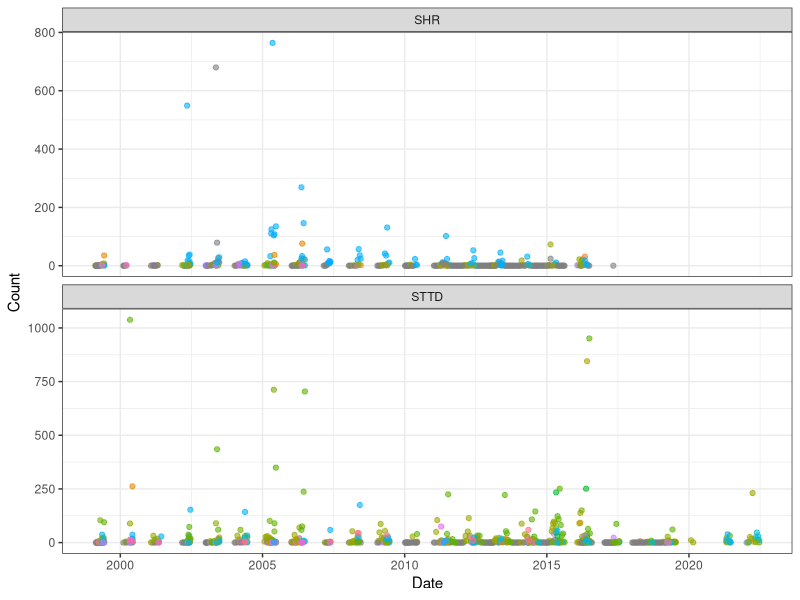
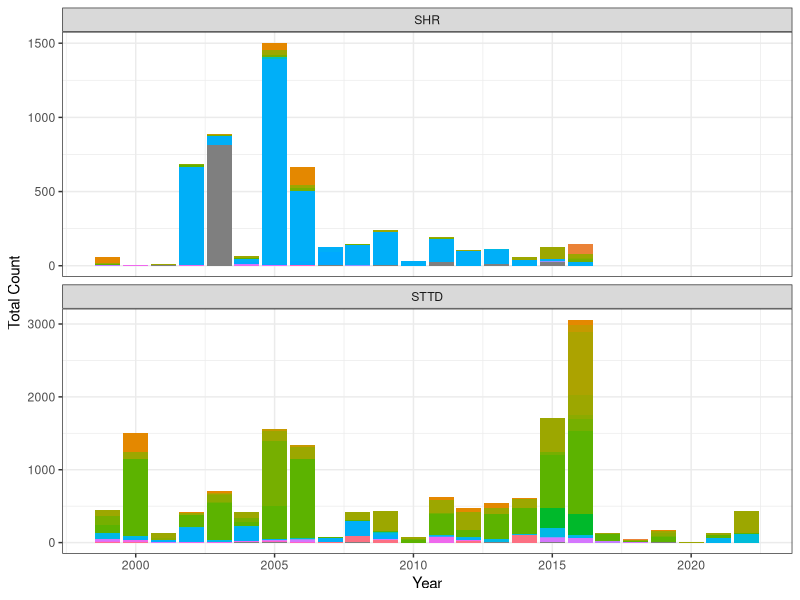
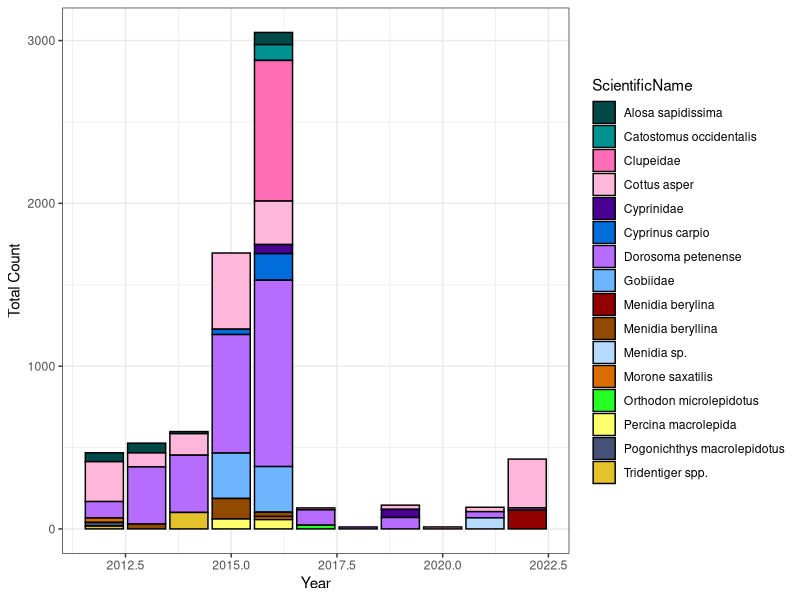
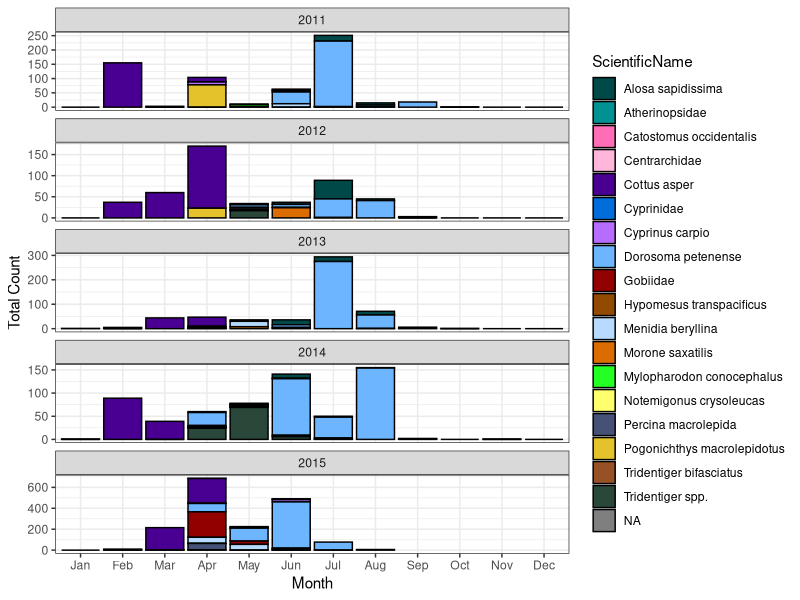
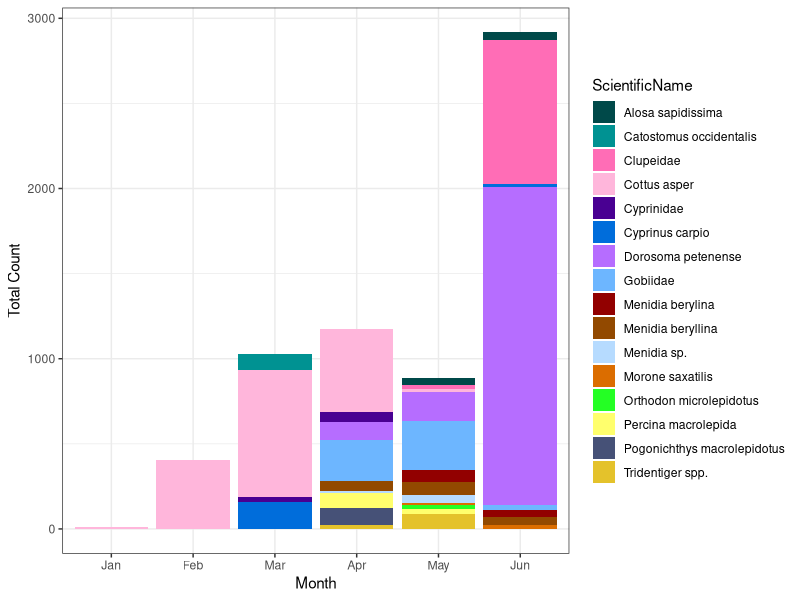
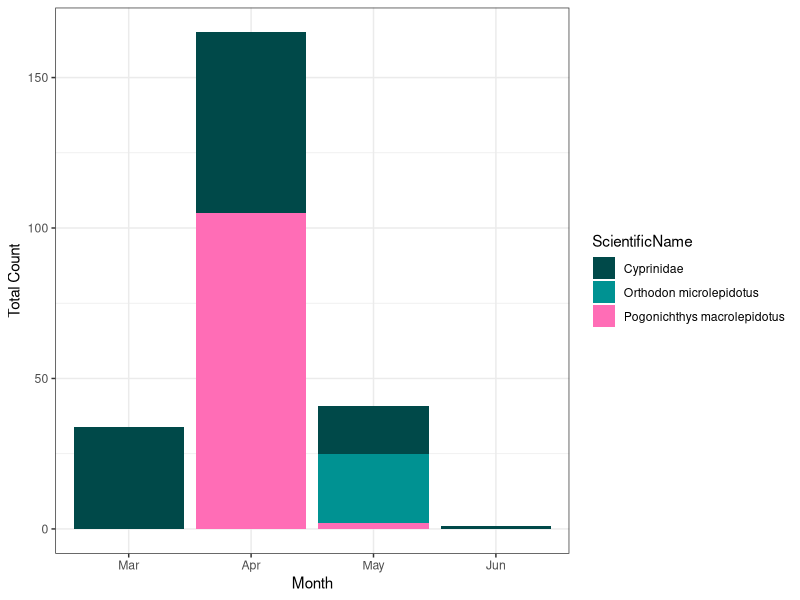

Recreate these plots in R, in order.
## ---- chunk 1
library(tidyverse)
library(lubridate) 

ichcatch <- read_csv("FullData.csv")

ichcatch$Date <- as.Date(ichcatch$Date, format = "%Y-%m-%d")
ichcatch$Year <- as.integer(format(ichcatch$Date, format = "%Y"))

#sum by date

#shift between 4/15 and 4/22/2019 in terms of how count is recorded - adjust so we can look at it all together
ich.day.old <- ichcatch %>% 
  filter(Date < "2019-04-16") %>%
  group_by(Year, MonthAbb, Date, Station, ScientificName) %>%
  summarize("Tot.Count"= sum(Count, na.rm = T))

ich.day.new <- ichcatch %>% 
  filter(Date > "2019-04-16") %>%
  group_by(Year, MonthAbb, Date, Station, ScientificName) %>%
  summarize("Tot.Count"= mean(TotalCountSpecies, na.rm = T))

ich.day.combo <- rbind(ich.day.new, ich.day.old)

#all data
ich.day.combo %>%
   ggplot(aes(x = Date, y = Tot.Count, color=ScientificName)) +
    geom_point(alpha=0.6) + 
    facet_wrap(~Station, ncol = 1, scales = "free_y") +
    theme_bw() +
    labs(x = "Date", y= "Count") +
    theme(legend.position="none")
## ---- chunk 2
#by year
ich.day.combo.yr <- ich.day.combo %>% 
  group_by(Year, Station, ScientificName) %>%
  summarize("Yr.Count"= sum(Tot.Count, na.rm = T))

ich.day.combo.yr %>%
   ggplot(aes(x = Year, y = Yr.Count, fill=ScientificName)) +
    geom_bar(stat='identity', position='stack') + 
    facet_wrap(~Station, ncol = 1, scales = "free_y") +
    theme_bw() +
    labs(x = "Year", y= "Total Count") +
     theme(legend.position="none")

pal <- c("#004949","#009292","#ff6db6","#ffb6db","#490092","#006ddb","#b66dff","#6db6ff","#920000","#924900","#b6dbff","#db6d00","#24ff24","#ffff6d", "#465177","#E4C22B","#965127","#29483A","#759C44","#9FB6DA","#DF3383")
 
#STTD 2011-2022
ich.day.combo.yr %>%
  filter(Station=="STTD") %>%
   filter(Year>"2011") %>%
    filter(Yr.Count>10) %>%
   ggplot(aes(x = Year, y = Yr.Count, fill=ScientificName)) +
    geom_bar(stat='identity', position='stack', color="black") + 
    theme_bw() +
    scale_fill_manual(values=pal) +
    labs(x = "Year", y= "Total Count")
#decrease from 2015 to 2016 partly due to decreased sampling
## ---- chunk 3
#STTD by month
ich.day.combo.mo <- ich.day.combo %>% 
  group_by(Year, MonthAbb, Station, ScientificName) %>%
  summarize("Mo.Count"= sum(Tot.Count))

ich.day.combo.mo$MonthAbb <- factor(ich.day.combo.mo$MonthAbb, levels = c("Jan", "Feb", "Mar", "Apr", "May", "Jun", "Jul", "Aug", "Sep", "Oct", "Nov", "Dec"))

ich.day.combo.mo %>%
  filter(Station=="STTD") %>%
  filter(Year %in% c("2011", "2012", "2013", "2014", "2015")) %>%
   ggplot(aes(x = MonthAbb, y = Mo.Count, fill=ScientificName)) +
    geom_bar(stat='identity', position='stack', color="black") + 
    facet_wrap(~Year, ncol = 1, scales = "free_y") +
    theme_bw() +
      scale_fill_manual(values=pal) +
    labs(x = "Month", y= "Total Count") 

#STTD by month 2011+
ich.day.combo.mo %>%
  filter(Station=="STTD") %>%
  filter(Mo.Count>10) %>%
  filter(Year>2010) %>%
  filter(MonthAbb %in% c("Jan", "Feb", "Mar", "Apr", "May", "Jun")) %>%
   ggplot(aes(x = MonthAbb, y = Mo.Count, fill=ScientificName)) +
    geom_bar(stat='identity', position='stack') + 
    theme_bw() +
        scale_fill_manual(values=pal) +
    labs(x = "Month", y= "Total Count") 

#STTD by month 2011+, cyprinids
ich.day.combo.mo %>%
  filter(Station=="STTD") %>%
  filter(Year>2010) %>%
  filter(ScientificName %in% c("Cyprinidae", "Pogonichthys macrolepidotus", "Hypomesus transpacificus
", "Acipenser transmontanus", "Orthodon microlepidotus")) %>%
  filter(MonthAbb %in% c("Jan", "Feb", "Mar", "Apr", "May", "Jun")) %>%
   ggplot(aes(x = MonthAbb, y = Mo.Count, fill=ScientificName)) +
    geom_bar(stat='identity', position='stack') + 
    theme_bw() +
        scale_fill_manual(values=pal) +
    labs(x = "Month", y= "Total Count") 
